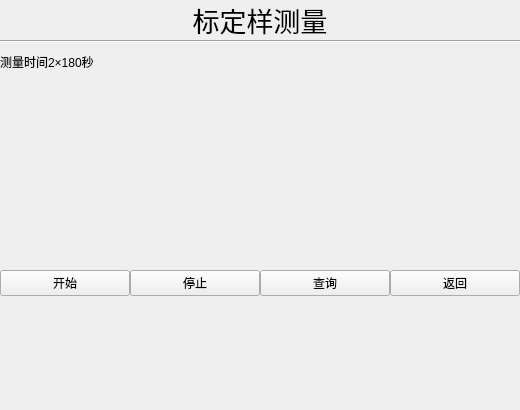
<?xml version="1.0" encoding="UTF-8"?>
<ui version="4.0">
 <class>calibrationmeasurement</class>
 <widget class="QWidget" name="calibrationmeasurement">
  <property name="geometry">
   <rect>
    <x>0</x>
    <y>0</y>
    <width>520</width>
    <height>410</height>
   </rect>
  </property>
  <property name="windowTitle">
   <string>Form</string>
  </property>
  <layout class="QGridLayout" name="gridLayout">
   <property name="leftMargin">
    <number>0</number>
   </property>
   <property name="topMargin">
    <number>0</number>
   </property>
   <property name="rightMargin">
    <number>0</number>
   </property>
   <property name="bottomMargin">
    <number>0</number>
   </property>
   <property name="spacing">
    <number>0</number>
   </property>
   <item row="0" column="0">
    <layout class="QVBoxLayout" name="verticalLayout_2">
     <item>
      <widget class="QLabel" name="label">
       <property name="sizePolicy">
        <sizepolicy hsizetype="Preferred" vsizetype="Maximum">
         <horstretch>0</horstretch>
         <verstretch>0</verstretch>
        </sizepolicy>
       </property>
       <property name="font">
        <font>
         <pointsize>20</pointsize>
        </font>
       </property>
       <property name="text">
        <string>标定样测量</string>
       </property>
       <property name="alignment">
        <set>Qt::AlignCenter</set>
       </property>
      </widget>
     </item>
     <item>
      <widget class="Line" name="line">
       <property name="orientation">
        <enum>Qt::Horizontal</enum>
       </property>
      </widget>
     </item>
     <item>
      <layout class="QHBoxLayout" name="horizontalLayout_3">
       <item>
        <layout class="QVBoxLayout" name="verticalLayout">
         <item>
          <widget class="QLabel" name="label_2">
           <property name="text">
            <string>测量时间2×180秒</string>
           </property>
          </widget>
         </item>
         <item>
          <widget class="QLabel" name="label_number">
           <property name="text">
            <string/>
           </property>
          </widget>
         </item>
         <item>
          <widget class="QLabel" name="label_issamlpe">
           <property name="text">
            <string/>
           </property>
          </widget>
         </item>
        </layout>
       </item>
       <item>
        <spacer name="horizontalSpacer">
         <property name="orientation">
          <enum>Qt::Horizontal</enum>
         </property>
         <property name="sizeHint" stdset="0">
          <size>
           <width>40</width>
           <height>20</height>
          </size>
         </property>
        </spacer>
       </item>
      </layout>
     </item>
     <item>
      <widget class="QLabel" name="label_second">
       <property name="font">
        <font>
         <pointsize>17</pointsize>
        </font>
       </property>
       <property name="text">
        <string/>
       </property>
       <property name="alignment">
        <set>Qt::AlignCenter</set>
       </property>
      </widget>
     </item>
     <item>
      <layout class="QHBoxLayout" name="horizontalLayout">
       <property name="spacing">
        <number>0</number>
       </property>
       <item>
        <widget class="QPushButton" name="pushButton">
         <property name="text">
          <string>开始</string>
         </property>
        </widget>
       </item>
       <item>
        <widget class="QPushButton" name="pushButton_2">
         <property name="text">
          <string>停止</string>
         </property>
        </widget>
       </item>
       <item>
        <widget class="QPushButton" name="pushButton_4">
         <property name="text">
          <string>查询</string>
         </property>
        </widget>
       </item>
       <item>
        <widget class="QPushButton" name="pushButton_3">
         <property name="text">
          <string>返回</string>
         </property>
        </widget>
       </item>
      </layout>
     </item>
     <item>
      <layout class="QHBoxLayout" name="horizontalLayout_2">
       <property name="spacing">
        <number>0</number>
       </property>
       <item>
        <widget class="issample" name="widget" native="true"/>
       </item>
       <item>
        <widget class="ispreheat" name="widget_2" native="true"/>
       </item>
       <item>
        <widget class="date_widget" name="widget_3" native="true"/>
       </item>
      </layout>
     </item>
    </layout>
   </item>
  </layout>
 </widget>
 <customwidgets>
  <customwidget>
   <class>date_widget</class>
   <extends>QWidget</extends>
   <header>date_widget.h</header>
   <container>1</container>
  </customwidget>
  <customwidget>
   <class>issample</class>
   <extends>QWidget</extends>
   <header>issample.h</header>
   <container>1</container>
  </customwidget>
  <customwidget>
   <class>ispreheat</class>
   <extends>QWidget</extends>
   <header>ispreheat.h</header>
   <container>1</container>
  </customwidget>
 </customwidgets>
 <resources/>
 <connections/>
</ui>
